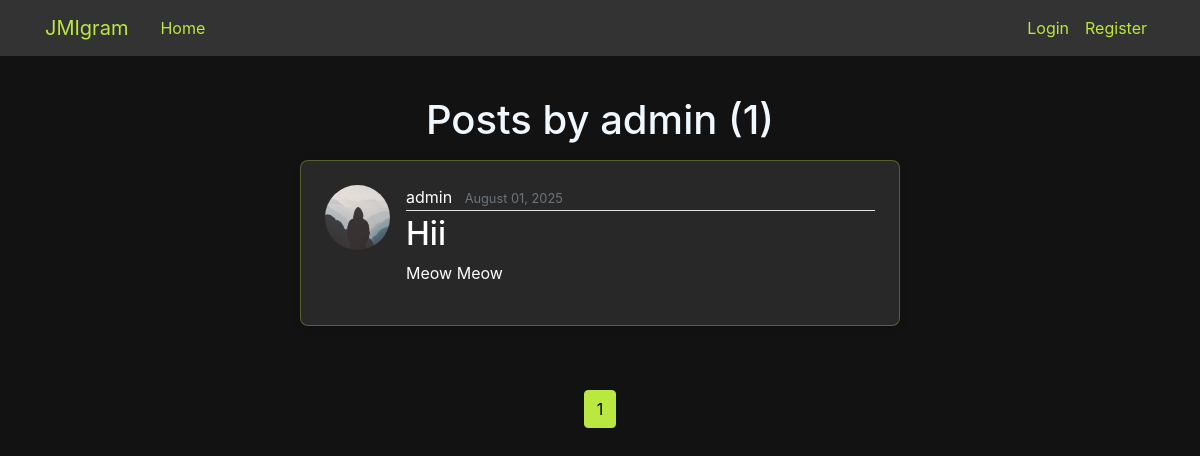
Screenshot of /user/admin with the database file from the repository.
### flaskblog/models.py (models this page shows, shortened)
class User(db.Model, UserMixin):
    id = db.Column(db.Integer, primary_key=True)
    username = db.Column(db.String(20), unique=True, nullable=False)
    email = db.Column(db.String(120), unique=True, nullable=False)
    image_file = db.Column(db.String(20), nullable=False, default='default.jpg')
    password = db.Column(db.String(60), nullable=False)
    is_admin = db.Column(db.Boolean, default=False)
    role = db.Column(db.String(30), default="Student")
    email_verified = db.Column(db.Boolean, default=False)
    verification_token = db.Column(db.String(100), nullable=True)
    token_created_at = db.Column(db.DateTime, nullable=True)
    posts = db.relationship('Post', backref='author', lazy=True)
    likes = db.relationship('Like', backref='user', lazy=True, cascade='all, delete-orphan')
    comments = db.relationship('Comment', backref='author', lazy=True, cascade='all, delete-orphan')

class Post(db.Model):
    id = db.Column(db.Integer, primary_key=True)
    is_under_review = db.Column(db.Boolean, default=False)
    title = db.Column(db.String(100), nullable=False)
    content = db.Column(db.Text, nullable=True)
    image_file = db.Column(db.String(120), nullable=True)
    date_posted = db.Column(db.DateTime, nullable=False, default=datetime.utcnow)
    user_id = db.Column(db.Integer, db.ForeignKey('user.id'), nullable=False)
    likes = db.relationship('Like', backref='post', lazy='dynamic', cascade='all, delete-orphan')
    comments = db.relationship('Comment', backref='post', lazy='dynamic', cascade='all, delete-orphan')

### flaskblog/routes.py (the view)
@app.route("/user/<string:username>")
def user_posts(username):
    page = request.args.get('page', 1, type=int)
    user = User.query.filter_by(username=username).first_or_404()
    posts = Post.query.filter_by(author=user).order_by(Post.date_posted.desc()).paginate(page=page, per_page=5)
    return render_template('user_posts.html', posts=posts, user=user)

### flaskblog/routes.py (called while the page is built)
@app.before_request
def check_email_verification():
    if (current_user.is_authenticated and
        not current_user.email_verified and
        request.endpoint not in ['verify_email', 'resend_verification', 'logout', 'static', 'verify_email_prompt']):
        flash('Please verify your email address to access this feature.', 'warning')
        return redirect(url_for('verify_email_prompt'))

### flaskblog/templates/user_posts.html (shortened to what this page needs)
{% extends "layout.html" %}
{% block content %}
<div class="main-content-wrapper">
  <h1 class="mb-3" style="color: aliceblue; text-align: center;">Posts by {{ user.username }} ({{ posts.total }})</h1>
  {% for post in posts.items %}
  <article class="media content-section">
    <img class="rounded-circle article-img" src="{{ url_for('static', filename='profile_pic/' + post.author.image_file) }}">
    <div class="media-body">
      <div class="article-metadata">
        <a class="mr-2" href="{{ url_for('user_posts', username=post.author.username) }}">{{ post.author.username }}</a>
        <small class="text-muted" style="color: #bbe741;">{{ post.date_posted.strftime('%B %d, %Y') }}</small>
      </div>
      <h2><a class="article-title" href="{{ url_for('post', post_id=post.id) }}">{{ post.title }}</a></h2>
      {% if post.content %}
        <p class="article-content" style="color: white;">{{ post.content }}</p>
      {% endif %}
    </div>
  </article>
  {% endfor %}
  <div class="pagination-center">
    {% for page_num in posts.iter_pages(left_edge=1, right_edge=1, left_current=1, right_current=2) %}
      {% if page_num %}
        {% if posts.page == page_num %}
          <a class="btn btn-info mb-4" href="{{ url_for('user_posts', username=user.username, page=page_num) }}"
             style="background-color: #bbe741 !important; border-color: #bbe741 !important; color: #000 !important;">{{ page_num }}</a>
        {% else %}
          <a class="btn btn-outline-info mb-4" href="{{ url_for('user_posts', username=user.username, page=page_num) }}"
             style="border-color: #bbe741 !important; color: #bbe741 !important;">{{ page_num }}</a>
        {% endif %}
      {% else %}
        <span class="pagination-ellipsis" style="color: #bbe741; padding: 0.375rem 0.75rem; margin: 0 0.25rem;">...</span>
      {% endif %}
    {% endfor %}
  </div>
</div>
{% endblock content %}

### flaskblog/static/main.css (style rules this page uses)
body { background: #fafafa; color: #333333; margin-top: 5rem; }
h1, h2, h3, h4, h5, h6 { color: #444444; }
.content-section { background: #282828 !important; padding: 10px 20px; border: 1px solid #bbe741; border-radius: 3px; margin-bottom: 20px; }
.article-title { color: white; }
.article-content { white-space: pre-line; }
.article-img { height: 65px; width: 65px; margin-right: 16px; }
.article-metadata { padding-bottom: 1px; margin-bottom: 4px; border-bottom: 1px solid #e3e3e3 }
.main-content-wrapper { max-width: 600px; margin: 0 auto; padding: 20px; width: 100%; }
.pagination-center { display: flex; justify-content: center; align-items: center; margin-top: 30px; gap: 10px; }
.pagination-center .btn { margin: 0 2px; }
@media (max-width: 1200px) { .main-content-wrapper { max-width: 700px; padding: 15px; } }
.content-section { margin-bottom: 30px; box-shadow: 0 2px 10px rgba(0, 0, 0, 0.1); }

### flaskblog/static/main1.css (style rules this page uses)
.content-section { border-radius: 10px; background-color: #282828; }
.btn-info { background-color: #bbe741 !important; border-color: #bbe741 !important; }

### flaskblog/templates/layout.html (style rules this page uses)
label, .form-control, .form-check-label, .form-check-input, .btn, small, a { color: white; }
.main-content-wrapper { display: flex; flex-direction: column; align-items: center; width: 100%; padding: 1rem 0; }
.content-section { width: 100%; max-width: 600px; margin: 0 auto 2rem auto !important; padding: 1.5rem; background-color: rgba(30, 30, 30, 0.5); border-radius: 8px; border: 1px solid rgba(187, 231, 65, 0.3); }
article.content-section { margin-bottom: 2rem !important; padding: 1.5rem !important; }
.main-content-wrapper > * { margin-bottom: 1.5rem; }
.main-content-wrapper > *:last-child { margin-bottom: 0; }
.pagination-center { text-align: center; width: 100%; max-width: 600px; margin-top: 2rem; }

### rows the page displays
User: username "admin"
Post: image_file (placeholder picture), author.username "admin", date_posted "August 01, 2025", title "Hii", content "Meow Meow"

### other values shown
{{ posts.total }} "1"
{{ page_num }} "1"
